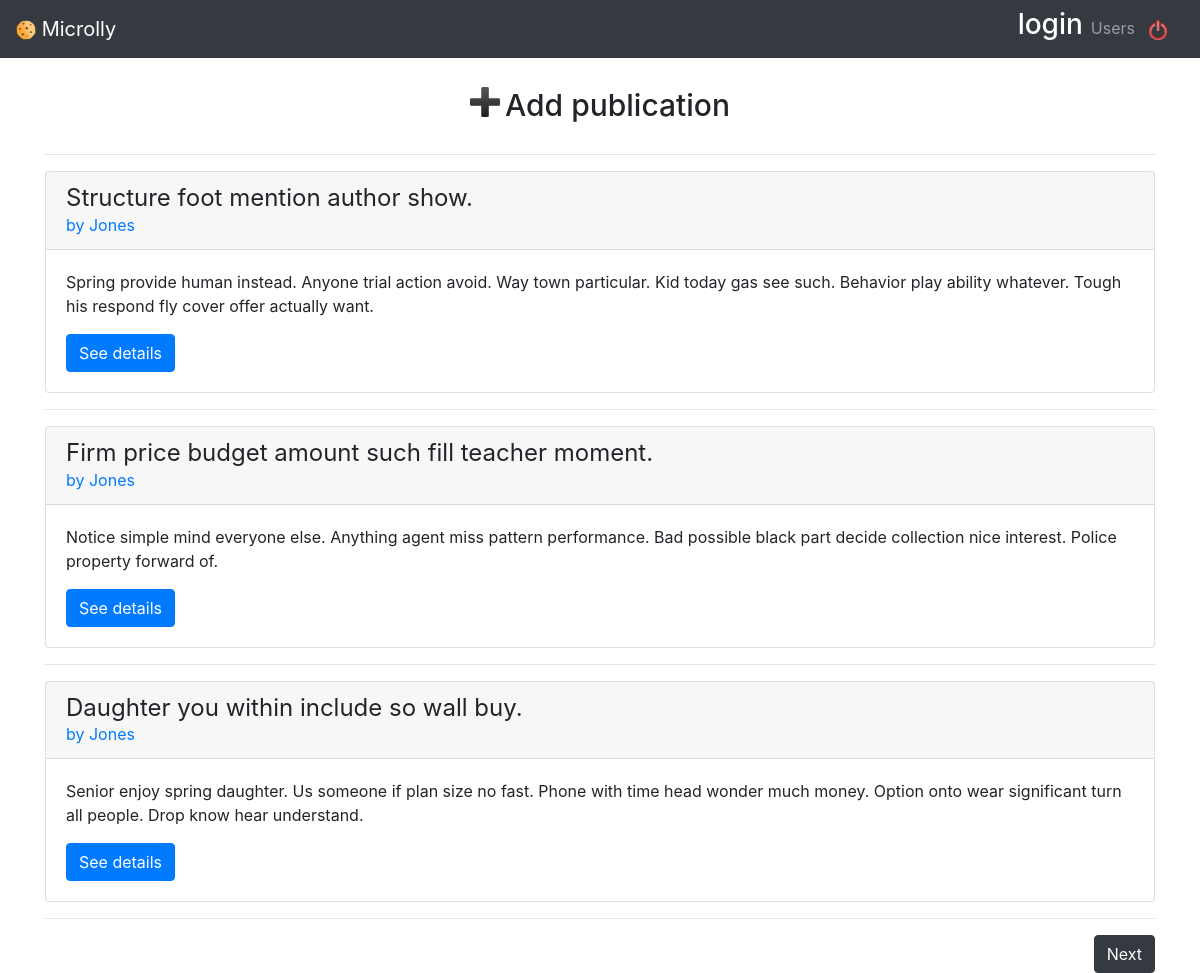
/Users/Jones/ (signed in), run on the app's committed database.
### models.py (models this page shows)
class BaseModel(Model):
    class Meta:
        database = database

class User(BaseModel,UserMixin):
    username = CharField(max_length=20)
    password = CharField()
    first_name = CharField(max_length=20)
    last_name = CharField(max_length=20)
    email = CharField(max_length=20)
    created_at = DateTimeField(default=datetime.datetime.now)

class Publication(BaseModel):
    title = CharField(max_length=50)
    body = TextField()
    created_date = CharField(default=datetime.datetime.now)
    update_date = CharField(default=datetime.datetime.now)
    user_created = ForeignKeyField(User, backref="publications")

### app.py (the view)
@app.route('/')
@app.route('/Publications')
@app.route('/Users/<username>/') #username plutôt que id parce que c'est mieux de voir le username dans le lien
@login_required
def publication(username=None):
    if username:                          #si on lui passe un username en param
        user=User.select().where(User.username==username).get() #on sélectionne le user
        publications=Publication.select().where(Publication.user_created==user.id).order_by(Publication.created_date.desc()) #on prend la liste de ses publi
    else:                                  # si on lui passe pas de username
        publications = Publication.select().order_by(Publication.created_date.desc())  #on prend la liste de toutes les publi
    if publications.count()==0:
        flash("Aucune publication trouvée")
    return object_list('publications/list.html', publications, paginate_by=3,check_bounds=False)

### app.py (called while the page is built)
@login_manager.user_loader
def load_user(user_id):
    return User.get(user_id)

### templates/publications/list.html (shortened to what this page needs)
{% extends 'base.html' %}
{% block body %}
    {% if session['id'] %}
        <div class="row justify-content-md-center">
            <a id="Add" class="btn" href="{{ url_for('publications_form') }}"><img width="30px" height="30px" src="{{ url_for('static', filename='img/Add.png') }}"/><h2 style="float:right;font-size:30px;margin-left:5px;" >Add publication</h2></a>
      </div>
      <hr>
    {% endif %}
    {% for sub_pub in object_list | batch(1, None) %}
        <div class="card-deck">
            {% for publication in sub_pub %}
                <div class="card" style="width: 100%">
                    <div class="card-header">
                        <h4 class="my-0 font-weight-normal">{{ publication.title }}</h4>
                        <a href="{{ url_for('publication', username=publication.user_created.username) }}">by {{ publication.user_created.username }}</a>
                    </div>
                    <div class="card-body">
                        <p>{{ publication.body }}</p>
                        <a href="{{ url_for('publications_detail', id=publication.id) }}" class="btn btn-primary">See details</a>
                    </div>
                </div>
            {% endfor %}
        </div>
        <hr />
    {% endfor %}
{% if pagination.get_page_count() > page  %}
  <a href=".?page={{ page + 1 }}" style="float:right;" class="btn btn-dark" >Next</a>
{% endif %}
{% endblock %}

### templates/base.html (shortened to what this page needs)
<!DOCTYPE html>
<html>
<head>
    <link rel="stylesheet" href="https://stackpath.bootstrapcdn.com/bootstrap/4.3.1/css/bootstrap.min.css"
>
    <link rel="stylesheet" type="text/css" href="{{ url_for('static', filename='css/microlly.css') }}">
</head>
<body>
    <nav class="navbar navbar-expand-md navbar-dark bg-dark fixed-top">
        <a class="navbar-brand" href="{{ url_for('publication') }}">
            <img width="20px" height="20px" src="{{ url_for('static', filename='img/cookie.png') }}" />
            Microlly
        </a>
        <div class="navbar-collapse collapse w-100 order-3 dual-collapse2" id="navbarsExampleDefault">
            <ul class="navbar-nav ml-auto">
                {% if session['id'] %}
                <li>
                    <h3 style="color:white">{{ session['username'] }}</h3>
                </li>
                <li class="nav-item">
                    <a class="nav-link" href="{{ url_for('liste_users') }}">Users</a>
                </li>
                {% endif %}
                {% if session['id'] %}
                    <li>
                        <a class="navbar-brand delete" href="{{ url_for('logout') }}" style="margin-left: 5px"><img width="20px" height="20px" src="{{ url_for('static', filename='img/deconnexion.png') }}"/></a>
                    </li>
                {% endif %}
            </ul>
        </div>
    </nav>
    <main role="main" class="container ">
        {% block body %}{% endblock %}
    </main>
</body>
</html>

### templates/base.html (style rules this page uses)
body { padding-top: 5rem; }

### data on the page
User: username "login"
Publication: title "Structure foot mention author show.", user_created.username "Jones", body "Spring provide human instead. Anyone trial action avoid. Way town particular. Kid today gas see such. Behavior play ability whatever. Tough his respond fly cover offer actually want."
Publication: title "Firm price budget amount such fill teacher moment.", user_created.username "Jones", body "Notice simple mind everyone else. Anything agent miss pattern performance. Bad possible black part decide collection nice interest. Police property forward of."
Publication: title "Daughter you within include so wall buy.", user_created.username "Jones", body "Senior enjoy spring daughter. Us someone if plan size no fast. Phone with time head wonder much money. Option onto wear significant turn all people. Drop know hear understand."
